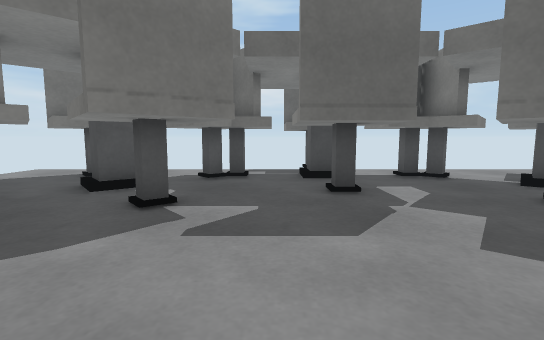
view 1 (above)

14 first-person views from a walk through a 3-D level made in the Unity game engine. The camera is 0.55 m above the floor, tilts 6° down and sees 85° across. The floor is counted in squares, 0.5 m on a side. Each view is taken from the middle of a square. On the plan, view 1 faces up. The plan holds only what a view shows up to about 12 squares ahead; the rest is blank. The place goes on beyond the plan. Surface patterns are stand-ins for the level's own textures.

view 2
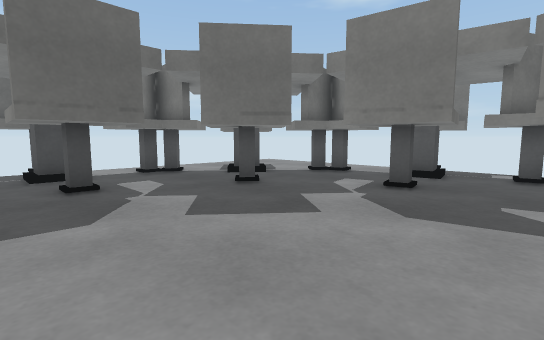

view 3
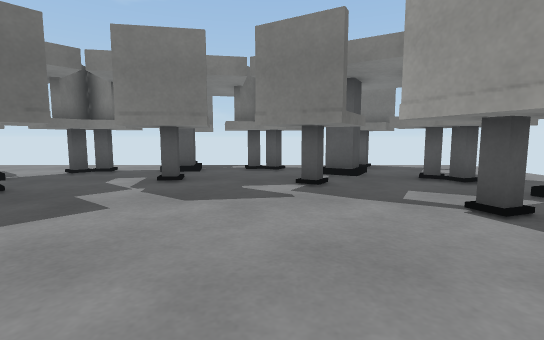

view 4
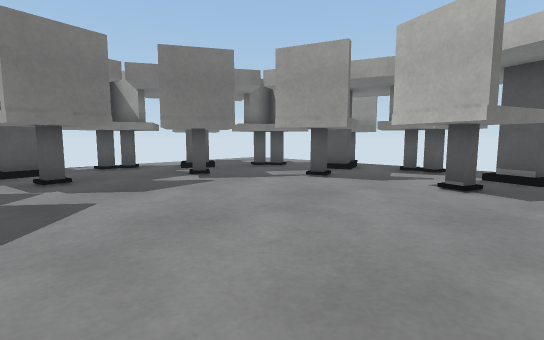

view 5
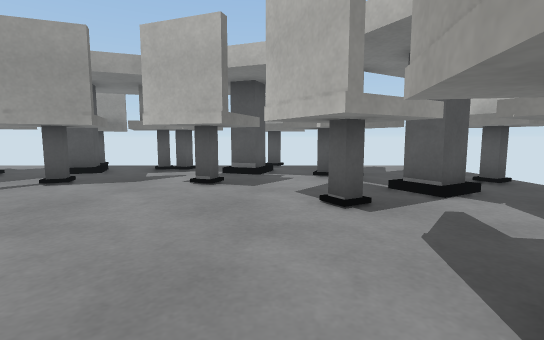

view 6
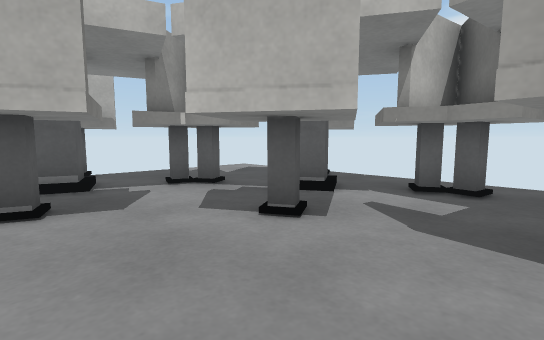

view 7
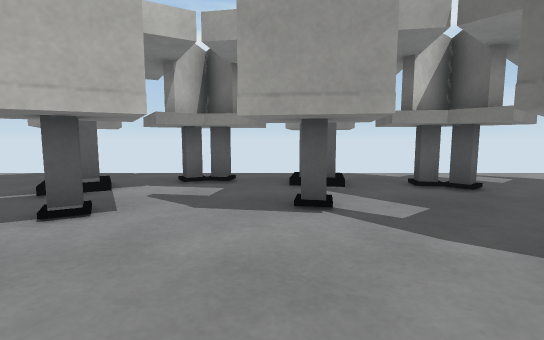

view 8
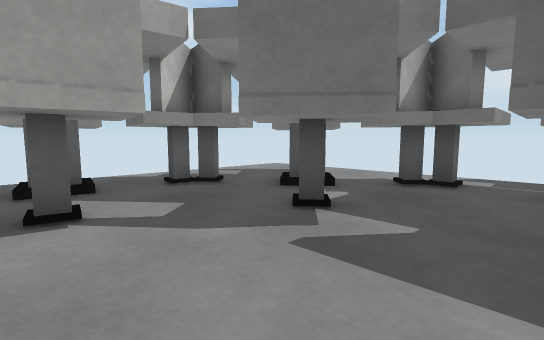

view 9
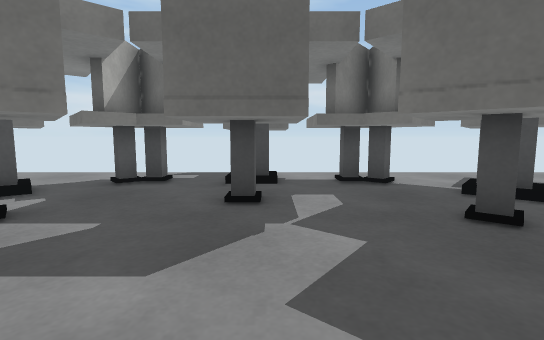

view 10
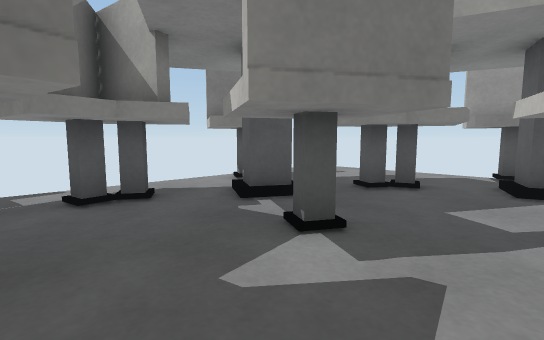

view 11
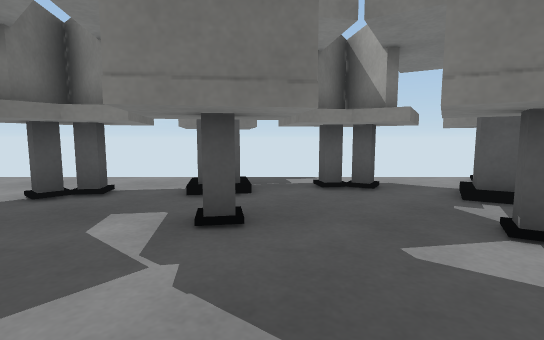

view 12
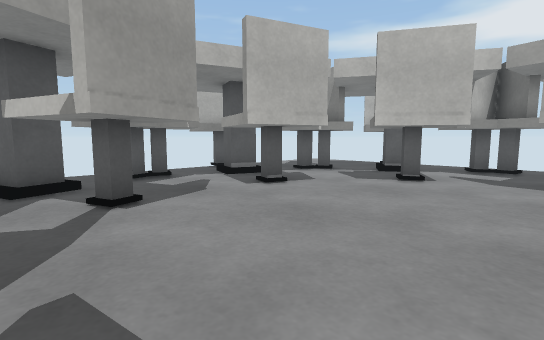

view 13
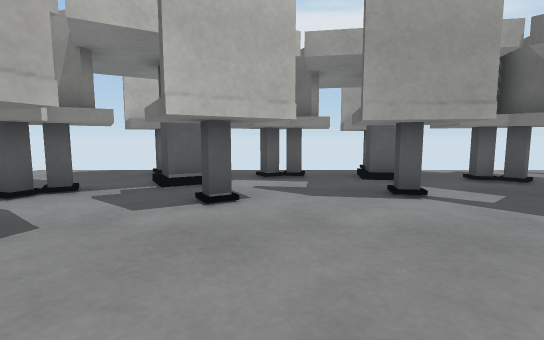

view 14
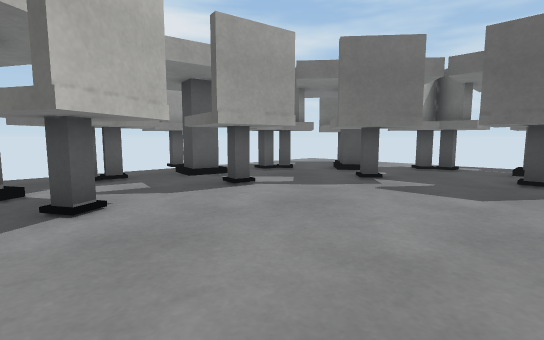

### Floor plan
Key: @ floor where view 1 was taken; . floor; O other object.
Columns run from 8 left of view 1 to 11 right of it. Each row starts with its distance up from view 1.
 10    O  OOOOOOOO  O
  9  OOOOOOOOOOOOOOOO
  8  .OOOOOOOOOOOOOOO
  7  ..OOOO..OO..OOOO
  6  O OOOO..OO..OOOO
  5  OOOOOOO.OO.OOOOOOO
  4  OOO.OO......OO.OOO
  3 OOOOO..........OOOOO
  2 OOOOOO........OOOOOO
  1 OOOOOO........OOOOOO
  0 OOO.....@........OOO
 -1 OOO.OO........OO.OOO
 -2 .OOOOOO......OOOOOO.
 -3 OOOOOOOO....OOOOOOOO
 -4 OOOOO..OOOOOO..OOOOO
 -5 OOOOOOOOOOOOOOOOOOOO
 -6 O.  OOOOOOOOOOOO  .O

Positions as (right, up) in squares from view 1, and headings:
1: (0, 0), facing up
2: (0, -1), facing up-right
3: (-1, -1), facing right
4: (-2, 3), facing down-right
5: (-2, 3), facing down
6: (0, 1), facing down-left
7: (1, 1), facing left
8: (1, 1), facing up-left
9: (2, 1), facing up
10: (4, 1), facing down-right
11: (3, 1), facing right
12: (5, 1), facing down-left
13: (2, -1), facing left
14: (2, -3), facing up-left
